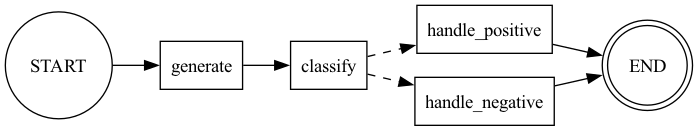

This chart was generated by the following Python code:
# -*- coding: utf-8 -*-
"""
基于 LangGraph 的图流程示例，并使用 graphviz 包渲染流程图。

依赖安装：
    pip install langgraph graphviz
    # 渲染成 PNG/SVG 图片还需要系统安装 Graphviz（提供 dot 命令）
    # macOS: brew install graphviz
    # 提示：未安装 graphviz 包时会自动回退为 LangGraph 内置的 mermaid 源码。
"""

import os
from typing import Literal, TypedDict

from langgraph.graph import END, START, StateGraph

# 脚本所在目录，用于定位渲染输出文件（可用环境变量 GRAPH_OUTPUT_DIR 覆盖）
SCRIPT_DIR = os.path.dirname(os.path.abspath(__file__))


# ---------------------------------------------------------------------------
# 1. 定义状态（State）：节点之间传递的数据结构
# ---------------------------------------------------------------------------
class State(TypedDict):
    text: str       # 原始输入文本
    category: str   # 分类结果
    result: str     # 最终处理结果


# ---------------------------------------------------------------------------
# 2. 定义节点函数：每个节点接收 state，返回要更新的部分字段
# ---------------------------------------------------------------------------
def node_generate(state: State) -> dict:
    """生成文本。"""
    return {"text": state.get("text", "hello") + " -> generated"}


def node_classify(state: State) -> dict:
    """对文本进行分类。"""
    text = state.get("text", "")
    return {"category": "positive" if "ok" in text else "negative"}


def node_handle_positive(state: State) -> dict:
    """正向分支处理。"""
    return {"result": f"[positive] processed: {state.get('text')}"}


def node_handle_negative(state: State) -> dict:
    """负向分支处理。"""
    return {"result": f"[negative] processed: {state.get('text')}"}


def route_by_category(state: State) -> Literal["handle_positive", "handle_negative"]:
    """条件路由：根据 category 决定下一个节点。"""
    return "handle_positive" if state.get("category") == "positive" else "handle_negative"


# ---------------------------------------------------------------------------
# 3. 构建图：添加节点、边、条件边
# ---------------------------------------------------------------------------
def build_graph():
    builder = StateGraph(State)

    builder.add_node("generate", node_generate)
    builder.add_node("classify", node_classify)
    builder.add_node("handle_positive", node_handle_positive)
    builder.add_node("handle_negative", node_handle_negative)

    builder.add_edge(START, "generate")                 # 开始 -> generate
    builder.add_edge("generate", "classify")            # generate -> classify
    builder.add_conditional_edges(                      # classify -> (条件分支)
        "classify",
        route_by_category,
        {
            "handle_positive": "handle_positive",
            "handle_negative": "handle_negative",
        },
    )
    builder.add_edge("handle_positive", END)            # handle_positive -> 结束
    builder.add_edge("handle_negative", END)            # handle_negative -> 结束

    return builder.compile()


# ---------------------------------------------------------------------------
# 4. 使用 graphviz 包渲染流程图
# ---------------------------------------------------------------------------
def _node_label(node_id: str) -> str:
    """把内部节点 id 转成更友好的显示名称。"""
    return {START: "START", END: "END"}.get(node_id, node_id)


def render_graphviz(graph, output_name: str = "graph_test", output_format: str = "png"):
    """把 LangGraph 编译图转换成 graphviz 流程图并渲染。

    - 始终输出 DOT 源码（不依赖系统 dot 命令）
    - 尝试渲染成图片文件（需要系统安装 Graphviz）
    """
    drawable = graph.get_graph()

    try:
        from graphviz import Digraph
    except ImportError:
        print("[WARN] 未安装 graphviz 包，回退为 LangGraph 内置 mermaid 源码：")
        print(drawable.draw_mermaid())
        return None

    dot = Digraph(comment="LangGraph Flow", format=output_format)
    dot.attr(rankdir="LR")  # 从左到右布局

    # 添加节点（START/END 使用特殊形状）
    shape_map = {START: "circle", END: "doublecircle"}
    for node_id in drawable.nodes:
        dot.node(node_id, label=_node_label(node_id), shape=shape_map.get(node_id, "box"))

    # 添加边（条件边用虚线表示）
    for edge in drawable.edges:
        label = edge.data if edge.data else ""
        if edge.conditional:
            dot.edge(edge.source, edge.target, label=label, style="dashed")
        else:
            dot.edge(edge.source, edge.target, label=label)

    # 输出 DOT 源码（无需系统 dot 即可生成）
    print("=" * 60)
    print("DOT 源码（graphviz）:")
    print("=" * 60)
    print(dot.source)

    # 输出目录：默认为脚本所在目录，可用环境变量 GRAPH_OUTPUT_DIR 覆盖
    output_dir = os.environ.get("GRAPH_OUTPUT_DIR") or SCRIPT_DIR
    os.makedirs(output_dir, exist_ok=True)
    output_file = os.path.join(output_dir, output_name)

    # 保存 DOT 文件（不依赖系统 Graphviz）
    dot.save(output_file + ".gv")
    print(f"DOT 文件已保存: {output_file}.gv")

    # 渲染成图片（需要系统安装 Graphviz 提供 dot 命令）
    try:
        rendered_path = dot.render(output_file, cleanup=True, view=False)
        print(f"流程图已保存: {rendered_path}")
    except Exception as exc:  # noqa: BLE001
        print(f"[WARN] 渲染图片失败（可能未安装系统 Graphviz/dot）: {exc}")
        print("       可先将上方 DOT 源码或 .gv 文件用 dot 命令渲染。")

    return dot


def main():
    graph = build_graph()

    # 运行一次流程
    print("=" * 60)
    print("运行 LangGraph 流程:")
    print("=" * 60)
    result = graph.invoke({"text": "ok"})
    print(result)

    # 使用 graphviz 渲染流程图
    render_graphviz(graph, output_name="graph_test", output_format="png")


if __name__ == "__main__":
    main()
